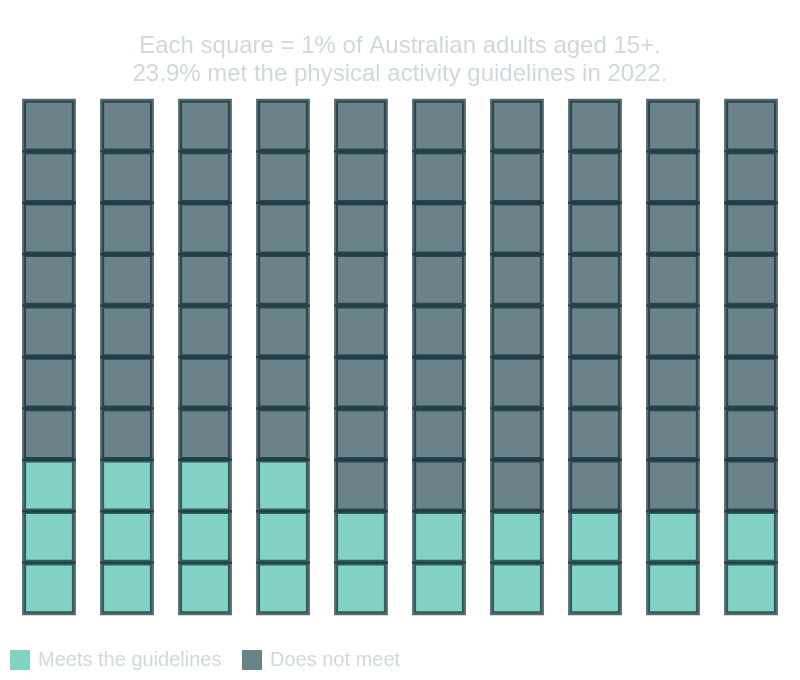

The Vega-Lite source for this figure:
### Vega-Lite specification from a JSON file in a GitHub repository (floating-point values rounded to 4 significant figures)
{"$schema": "https://vega.github.io/schema/vega-lite/v5.json", "title": {"text": "Only 1 in 4 adults move enough", "subtitle": ["Each square = 1% of Australian adults aged 15+.", "23.9% met the physical activity guidelines in 2022."], "color": "#ffffff", "subtitleColor": "#cfd8dc"}, "width": 400, "height": 340, "autosize": {"type": "fit", "contains": "padding"}, "data": {"sequence": {"start": 0, "stop": 100, "as": "i"}}, "transform": [{"calculate": "floor(datum.i / 10)", "as": "row"}, {"calculate": "datum.i % 10", "as": "col"}, {"calculate": "datum.i < 24 ? 'Meets the guidelines' : 'Does not meet'", "as": "status"}], "mark": {"type": "square", "size": 620, "stroke": "#0f2b34", "strokeWidth": 2}, "encoding": {"x": {"field": "col", "type": "ordinal", "axis": null}, "y": {"field": "row", "type": "ordinal", "axis": null, "sort": "descending"}, "color": {"field": "status", "type": "nominal", "scale": {"domain": ["Meets the guidelines", "Does not meet"], "range": ["#4dbfae", "#2b4d57"]}, "legend": {"title": null, "orient": "bottom", "labelColor": "#cfd8dc", "symbolStrokeWidth": 0}}, "tooltip": [{"field": "status", "title": "Status"}]}, "config": {"view": {"stroke": null}, "background": "transparent"}}
